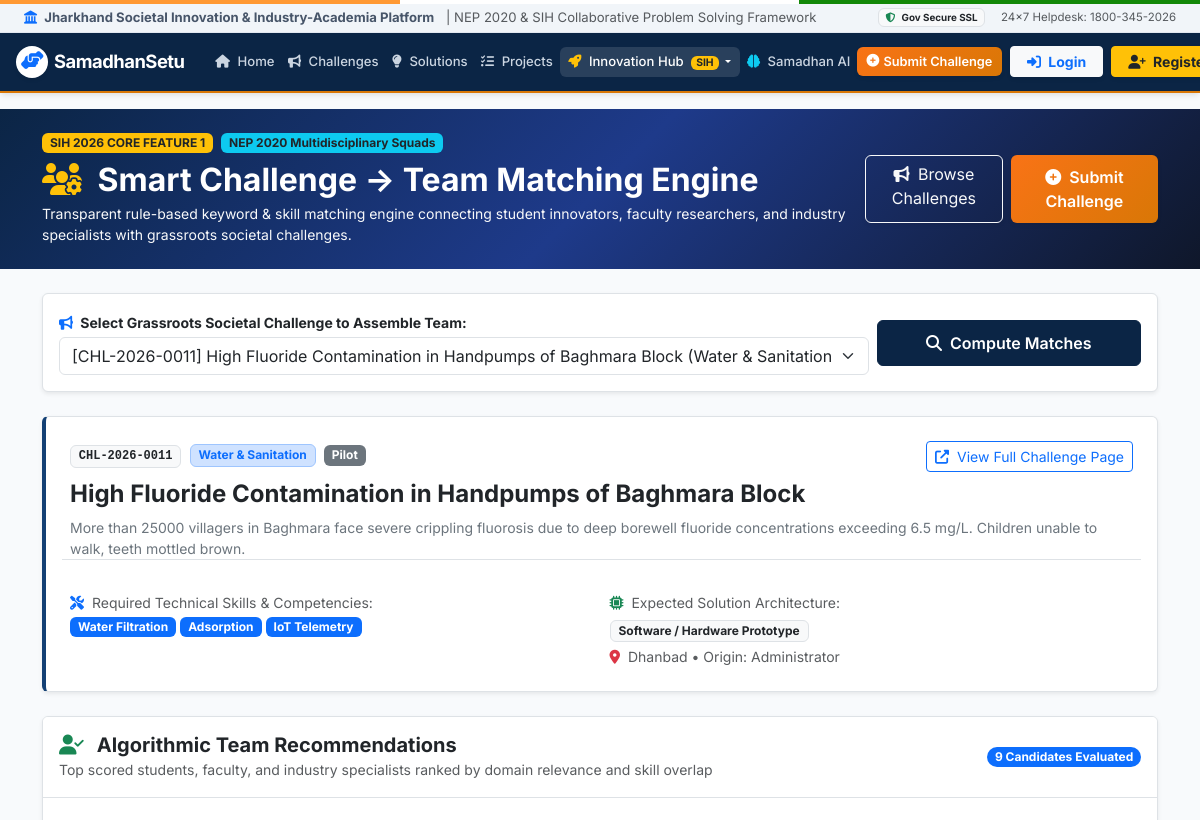
/smart-team (upper part), run on an earlier commit of the app's database.
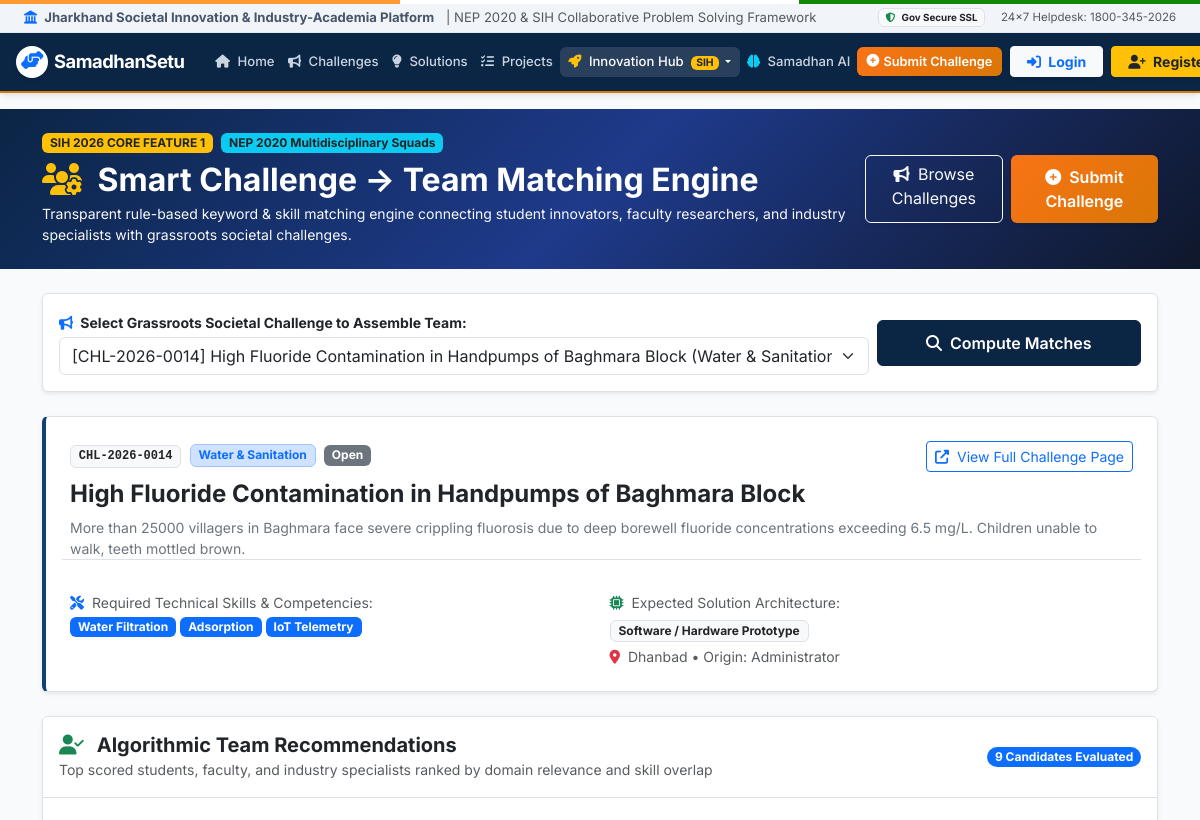
And on a later commit of the database.
### app.py (models this page shows, shortened)
class Challenge(db.Model):
    __tablename__ = 'challenges'
    id = db.Column(db.Integer, primary_key=True)
    title = db.Column(db.String(250), nullable=False)
    description = db.Column(db.Text, nullable=False)
    category = db.Column(db.String(80), nullable=False)
    department = db.Column(db.String(150), nullable=False, default='General Administration')
    location = db.Column(db.String(150), nullable=False)
    priority = db.Column(db.String(30), nullable=False, default='Medium') # Low, Medium, High, Critical
    status = db.Column(db.String(50), default='Open') # Open, Under Review, Verified, In Progress, Pilot, Implemented, Closed
    created_date = db.Column(db.DateTime, default=datetime.utcnow)
    deadline = db.Column(db.DateTime, nullable=True)
    organization = db.Column(db.String(200), nullable=False, default='Municipal Corporation')
    required_skills = db.Column(db.Text, nullable=True)
    submitter_type = db.Column(db.String(100), default='Citizen / Resident')
    district = db.Column(db.String(100), default='Ranchi')
    block = db.Column(db.String(100), nullable=True)
    media_url = db.Column(db.String(255), nullable=True)
    document_url = db.Column(db.String(255), nullable=True)
    assigned_university = db.Column(db.String(200), nullable=True)
    nep_aligned = db.Column(db.Boolean, default=True)
    expected_solution_type = db.Column(db.String(100), default='Software / Hardware Prototype')
    affected_population = db.Column(db.String(200), default='General Community')
    people_affected_count = db.Column(db.Integer, default=10000)
    existing_solutions = db.Column(db.Text, nullable=True)
    shortcomings = db.Column(db.Text, nullable=True)
    required_technology = db.Column(db.Text, nullable=True)
    expected_outcome = db.Column(db.Text, nullable=True)
    ai_impact_score = db.Column(db.Integer, default=85)
    views_count = db.Column(db.Integer, default=240)
    followers_count = db.Column(db.Integer, default=28)
    created_by_id = db.Column(db.Integer, db.ForeignKey('users.id'), nullable=True)
    submitter_aadhaar_masked = db.Column(db.String(30), nullable=True)
    submitter_phone = db.Column(db.String(30), nullable=True)
    solutions = db.relationship('Solution', backref='challenge', lazy=True, cascade='all, delete-orphan')
    projects = db.relationship('Project', backref='challenge', lazy=True)
    invitations = db.relationship('TeamInvitation', backref='challenge', lazy=True, cascade='all, delete-orphan')
    problem_dna = db.relationship('ProblemDNA', backref='challenge', uselist=False, lazy=True, cascade='all, delete-orphan')
    @property
    def code(self):
        return f"CHL-2026-{self.id:04d}"
    @property
    def severity(self):
        return self.priority
    @property
    def created_at(self):
        return self.created_date

### app.py (the view)
@app.route('/team-matching')
@app.route('/smart-team')
def smart_team():
    challenge_id = request.args.get('challenge_id', type=int)
    all_challenges = deduplicate_challenges(Challenge.query.order_by(Challenge.created_date.desc()).all())
    selected_challenge = None
    if challenge_id:
        selected_challenge = Challenge.query.get(challenge_id)
    if not selected_challenge and all_challenges:
        selected_challenge = all_challenges[0]
    recommendations = []
    if selected_challenge:
        recommendations = calculate_smart_team_recommendations(selected_challenge, max_recommendations=9)
    user = get_current_user()
    sent_invitations = []
    received_invitations = []
    if user:
        sent_invitations = TeamInvitation.query.filter_by(inviter_user_id=user.id).order_by(TeamInvitation.created_at.desc()).all()
        received_invitations = TeamInvitation.query.filter_by(invitee_user_id=user.id).order_by(TeamInvitation.created_at.desc()).all()
    return render_template('smart_team.html',
        challenges=all_challenges,
        selected_challenge=selected_challenge,
        recommendations=recommendations,
        sent_invitations=sent_invitations,
        received_invitations=received_invitations,
        current_user=user
    )

### app.py (called while the page is built)
def get_current_user():
    if 'user_id' in session:
        return User.query.get(session['user_id'])
    return None

def deduplicate_challenges(challenges_list):
    if not challenges_list:
        return []
    seen_ids = set()
    seen_titles = set()
    unique_challenges = []
    for c in challenges_list:
        cid = getattr(c, 'id', None)
        raw_title = getattr(c, 'title', '') or ''
        norm_title = raw_title.strip().lower()
        if cid is not None and cid in seen_ids:
            continue
        if norm_title and norm_title in seen_titles:
            continue
        if cid is not None:
            seen_ids.add(cid)
        if norm_title:
            seen_titles.add(norm_title)
        unique_challenges.append(c)
    return unique_challenges

### templates/smart_team.html (shortened to what the changed rows need)
{% extends "base.html" %}
{% block content %}
<div class="bg-primary text-white py-4 mb-4" style="background: linear-gradient(135deg, #0b2545 0%, #1e3a8a 50%, #0f172a 100%);">
    <div class="container">
        <div class="d-flex flex-column flex-md-row justify-content-between align-items-md-center gap-3">
            <div>
                <h2 class="fw-bold mb-1 text-white"><i class="fas fa-users-cog text-warning me-2"></i> Smart Challenge → Team Matching Engine</h2>
            </div>
        </div>
    </div>
</div>
<div class="container mb-5">
    <div class="card border shadow-sm mb-4 bg-white">
        <div class="card-body p-3">
            <form method="GET" action="{{ url_for('smart_team') }}" class="row g-2 align-items-center">
                <div class="col-md-9">
                    <label class="form-label small fw-bold text-dark mb-1">
                        <i class="fas fa-bullhorn text-primary me-1"></i> Select Grassroots Societal Challenge to Assemble Team:
                    </label>
                    <select name="challenge_id" class="form-select" onchange="this.form.submit()">
                        {% for ch in challenges %}
                        <option value="{{ ch.id }}" {% if selected_challenge and selected_challenge.id == ch.id %}selected{% endif %}>
                            [{{ ch.code }}] {{ ch.title }} ({{ ch.category }})
                        </option>
                        {% endfor %}
                    </select>
                </div>
            </form>
        </div>
    </div>
    {% if selected_challenge %}
    <div class="card border shadow-sm mb-4 bg-white" style="border-left: 4px solid #134074 !important;">
        <div class="card-body p-4">
            <div class="d-flex flex-wrap justify-content-between align-items-start gap-2 mb-2">
                <div>
                    <span class="badge bg-light text-dark border font-monospace me-1">{{ selected_challenge.code }}</span>
                    <span class="badge bg-primary-subtle text-primary border border-primary-subtle me-1">{{ selected_challenge.category }}</span>
                    <span class="badge {% if selected_challenge.status == 'Verified' %}bg-success{% else %}bg-secondary{% endif %} text-white">{{ selected_challenge.status }}</span>
                </div>
                <a href="{{ url_for('challenge_detail', challenge_id=selected_challenge.id) }}" class="btn btn-sm btn-outline-primary">
                    <i class="fas fa-external-link-alt me-1"></i> View Full Challenge Page
                </a>
            </div>
            <h4 class="fw-bold text-dark mb-2">{{ selected_challenge.title }}</h4>
            <p class="text-secondary small mb-3">{{ selected_challenge.description[:320] }}{% if selected_challenge.description|length > 320 %}...{% endif %}</p>
            <div class="row g-3 pt-3 border-top">
                <div class="col-md-6">
                    <span class="text-muted small d-block mb-1"><i class="fas fa-tools text-primary me-1"></i> Required Technical Skills & Competencies:</span>
                    <div class="d-flex flex-wrap gap-1">
                        {% if selected_challenge.required_skills %}
                            {% for skill in selected_challenge.required_skills.split(',') %}
                            <span class="badge bg-primary text-white px-2 py-1">{{ skill.strip() }}</span>
                            {% endfor %}
                        {% else %}
                            <span class="badge bg-light text-dark border">General Problem Solving</span>
                            <span class="badge bg-light text-dark border">Interdisciplinary Engineering</span>
                        {% endif %}
                    </div>
                </div>
                <div class="col-md-6">
                    <span class="text-muted small d-block mb-1"><i class="fas fa-microchip text-success me-1"></i> Expected Solution Architecture:</span>
                    <span class="badge bg-light text-dark border px-2 py-1">
                        {{ selected_challenge.expected_solution_type or 'Hardware + Software + Field Implementation' }}
                    </span>
                    <div class="text-muted small mt-1">
                        <i class="fas fa-map-marker-alt me-1 text-danger"></i> {{ selected_challenge.district or 'Jharkhand' }}
                        &bull; Origin: {{ selected_challenge.creator.full_name if selected_challenge.creator else 'Citizen Innovator' }}
                    </div>
                </div>
            </div>
        </div>
    </div>
    <div class="card border shadow-sm mb-5 bg-white">
        <div class="card-header bg-white py-3 border-bottom d-flex justify-content-between align-items-center">
            <div>
                <h5 class="fw-bold text-dark mb-0">
                    <i class="fas fa-user-check text-success me-2"></i> Algorithmic Team Recommendations
                </h5>
                <small class="text-muted">Top scored students, faculty, and industry specialists ranked by domain relevance and skill overlap</small>
            </div>
            <span class="badge bg-primary rounded-pill">{{ recommendations|length }} Candidates Evaluated</span>
        </div>
        <div class="card-body p-4">
            {% if recommendations %}
            <div class="row g-4">
            </div>
            {% else %}
            <div class="text-center py-5">
                <i class="fas fa-user-friends text-muted fa-3x mb-3"></i>
                <h5 class="fw-bold text-dark">No Candidates Available Yet</h5>
                <p class="text-muted small">Innovators registering with relevant skillsets will automatically appear here.</p>
            </div>
            {% endif %}
        </div>
    </div>
    {% endif %}
</div>
{% endblock %}

What changed in the data, as far as the page shows it:
no longer on this page (row edited): Challenge: code "CHL-2026-0011", category "Water & Sanitation", status "Pilot", title "High Fluoride Contamination in Handpumps of Baghmara Block", description "More than 25000 villagers in Baghmara face severe crippling fluorosis due to deep borewell fluoride concentrations exceeding 6.5 mg/L. Children unable to walk, teeth mottled brown.", expected_solution_type "Software / Hardware Prototype", district "Dhanbad"
added Challenge: code "CHL-2026-0014", category "Water & Sanitation", status "Open", title "High Fluoride Contamination in Handpumps of Baghmara Block", description "More than 25000 villagers in Baghmara face severe crippling fluorosis due to deep borewell fluoride concentrations exceeding 6.5 mg/L. Children unable to walk, teeth mottled brown.", expected_solution_type "Software / Hardware Prototype", district "Dhanbad"
Also different on the page:
form field challenge_id: "[CHL-2026-0011] High Fluoride Contamination in Handpumps of Baghmara Block (Water & Sanitation)" → "[CHL-2026-0014] High Fluoride Contamination in Handpumps of Baghmara Block (Water & Sanitation)"
